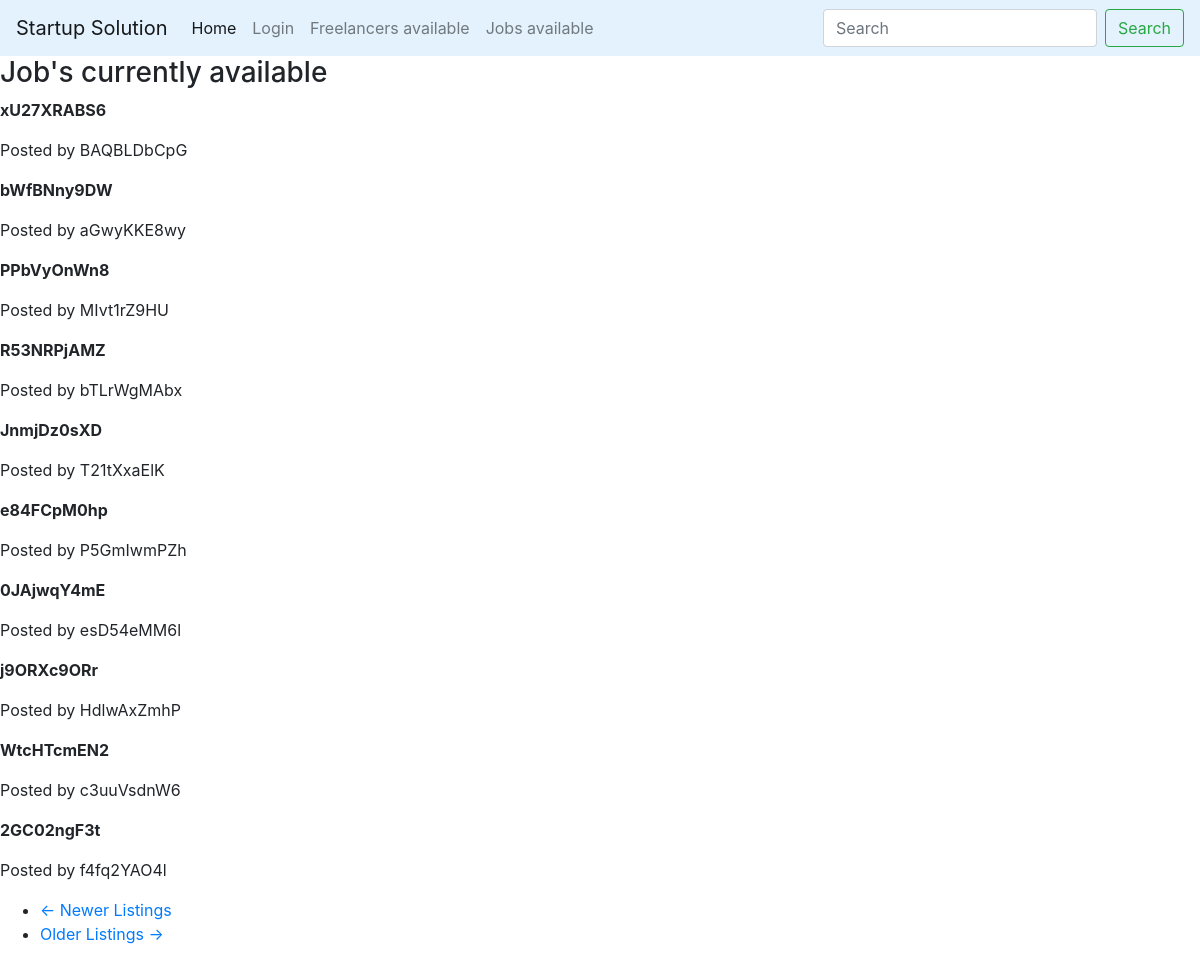
/jobs, run on an earlier commit of the app's database.
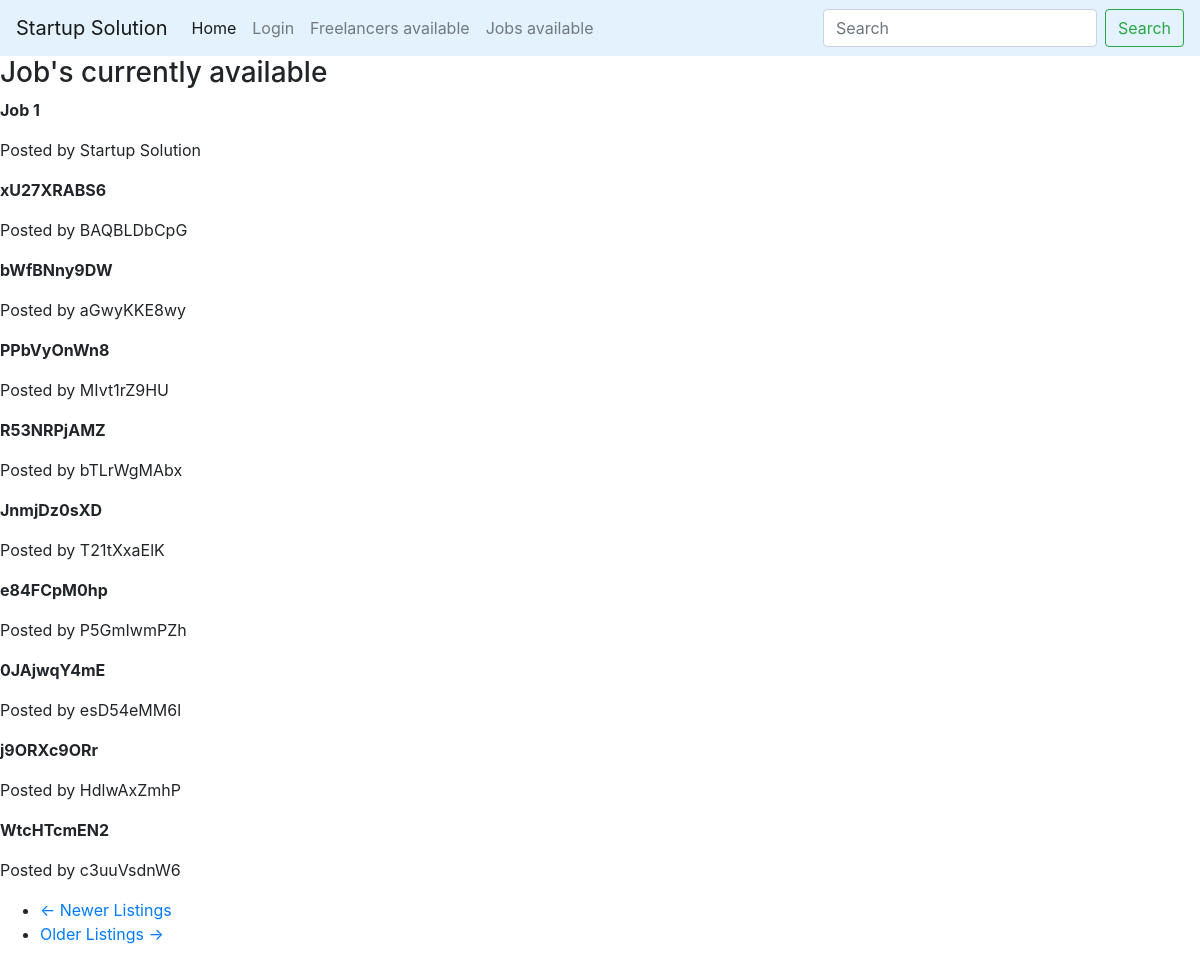
And on a later commit of the database.
### app/models.py (models this page shows, shortened)
class Job(db.Model):
    id = db.Column(db.Integer, primary_key=True)
    name = db.Column(db.String(64), index=True)
    job_description = db.Column(db.String(1000))
    offer_price = db.Column(db.Integer, index=True)
    job_type = db.Column(db.String(200), index=True)
    equity_job = db.Column(db.Boolean)
    posted_on = db.Column(db.DateTime)
    estimated_developement_time = db.Column(db.String(40), index=True)
    is_complete = db.Column(db.Boolean)
    startup_id = db.Column(db.Integer, db.ForeignKey('startup.id'))
    user_id = db.Column(db.Integer, db.ForeignKey('user.id'))
    def info(self):
        return '<Job {0}>'.format(self.name)
    __repr__ = info

class Startup(UserMixin, db.Model):
    id = db.Column(db.Integer, primary_key=True)
    company_name = db.Column(db.String(64), index=True, unique=True)
    founded_date = db.Column(db.DateTime, index=True, default=datetime.utcnow)
    website = db.Column(db.String(64), unique=True, index=True)
    email = db.Column(db.String(64), unique=True, index=True)
    """
    information that should be available to developers who
    are considering taking equity in the firm
    """
    access_to_financials = db.Column(db.Boolean) # this can be marked with a check mark
    previously_funded = db.Column(db.Boolean) # this can be marked with a check
    certificate_of_incorporation = db.Column(db.Boolean, default=True)
    state_of_incorporation = db.Column(db.String(64), default='Delaware')
    company_type = db.Column(db.String(64), default='C-Corp')
    taxID = db.Column(db.String(64), default='00-0000000')
    description = db.Column(db.String(1000))
    user_id = db.Column(db.Integer, db.ForeignKey('user.id'))
    logo_data = db.Column(db.String(400))
    jobs = db.relationship('Job', backref='company', lazy='dynamic')
    reviews = db.relationship('Reviews', backref='company', lazy='dynamic')
    def info(self):
        return "<Startup {0}>".format(self.company_name)
    __repr__ = info

### app/routes.py (the view)
@app.route('/jobs')
def jobs_available():
    page = request.args.get('page', 1, type=int)
    jobs = Job.query.order_by(Job.posted_on.desc()).paginate(
    page, app.config['JOBS_PER_EXPLORE_PAGE'], False
    )
    next_url = (url_for('jobs_available', page=jobs.next_num) if jobs.has_next else None)
    prev_url = (url_for('jobs_available', page=jobs.prev_num) if jobs.has_prev else None)
    return render_template("dashboards/jobs_available.html", title='Jobs available',\
    jobs=jobs.items, next_url=next_url, prev_url=prev_url)

### app/routes.py (called while the page is built)
@app.before_request
def before_request():
    if current_user.is_authenticated:
        current_user.last_seen = datetime.utcnow()
        db.session.commit()

### app/templates/dashboards/jobs_available.html
{% extends "base.html" %}
{% block content %}
  <h3> Job's currently available </h3>
  {% for job in jobs %}
    <b><p>{{ job.name }}</p></b>
    <p> Posted by {{ job.company.company_name }}</p>
  {% endfor %}
  <nav aria-label="...">
       <ul class="pager">
           <li class="previous{% if not prev_url %} disabled{% endif %}">
               <a href="{{ prev_url or '#' }}">
                   <span aria-hidden="true">&larr;</span> Newer Listings
               </a>
           </li>
           <li class="next{% if not next_url %} disabled{% endif %}">
               <a href="{{ next_url or '#' }}">
                   Older Listings <span aria-hidden="true">&rarr;</span>
               </a>
           </li>
       </ul>
   </nav>
{% endblock %}

### app/templates/base.html (shortened to what this page needs)
<!doctype html>
<html lang="en">
<head>
  <link rel="stylesheet" href="https://stackpath.bootstrapcdn.com/bootstrap/4.3.1/css/bootstrap.min.css">
{% block navbar %}
<nav class="navbar navbar-expand-lg navbar-light" style="background-color: #e3f2fd;">
  <a class="navbar-brand" href="{{ url_for('index') }}">
    Startup Solution</a>
  <div class="collapse navbar-collapse" id="navbarSupportedContent">
    <ul class="navbar-nav mr-auto">
      <li class="nav-item active">
        <a class="nav-link" href="{{ url_for('index') }}">Home <span class="sr-only">(current)</span></a>
      </li>
      {% if current_user.is_anonymous %}
      <li class="nav-item">
        <a class="nav-link" href="{{ url_for('login') }}">Login</a>
      </li>
      {% else %}
      <li class="nav-item">
        <a class="nav-link" href="{{ url_for('logout') }}">Logout</a>
      </li>
      {% endif %}
<li class="nav-item">
  <a class="nav-link" href="{{ url_for('freelancers_available')}}">Freelancers available</a>
</li>
<li class="nav-item">
  <a class="nav-link" href="{{ url_for('jobs_available')}}">Jobs available</a>
</li>
    </ul>
    <form class="form-inline my-2 my-lg-0">
      <input class="form-control mr-sm-2" type="search" placeholder="Search" aria-label="Search">
      <button class="btn btn-outline-success my-2 my-sm-0" type="submit">Search</button>
    </form>
  </div>
</nav>
{% endblock %}
{% block content %}{% endblock %}

What changed in the data, as far as the page shows it:
no longer on this page (row unchanged): Job: name "2GC02ngF3t", company.company_name "f4fq2YAO4l"
added Job: name "Job 1", company.company_name "Startup Solution"
